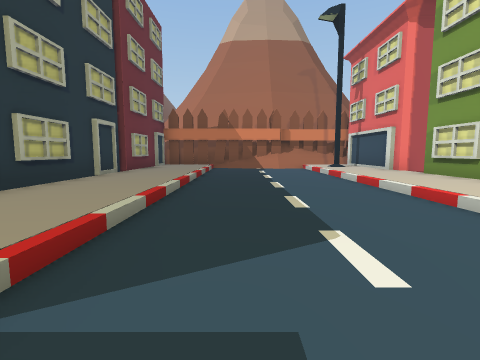
[1] (above)

17 first-person views from a walk through a Unity game level. The camera is 1.4 m above the floor, tilts 6° down and sees 85° across. The floor is counted in squares, 2 m on a side. Each view is taken from the middle of a square. On the plan, view 1 faces up. The plan holds only what a view shows up to about 9 squares ahead; the rest is blank. The place goes on beyond the plan. The player is left out.

[2]
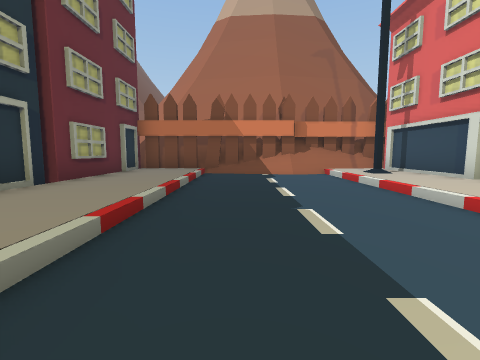

[3]
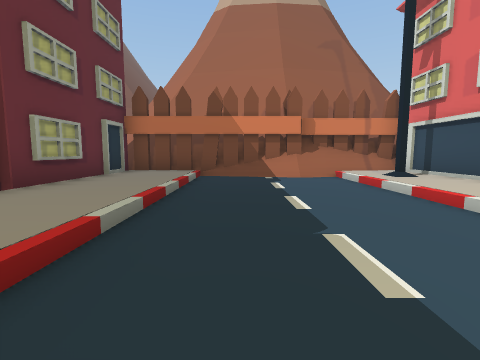

[4]
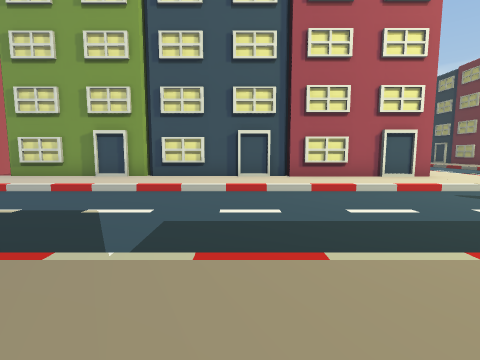

[5]
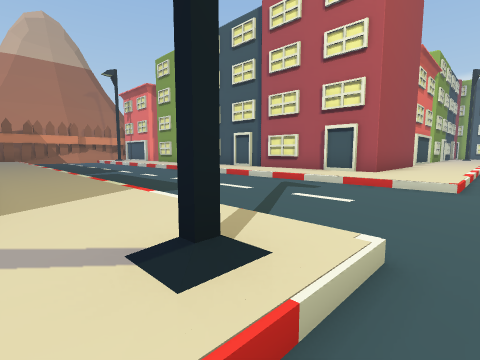

[6]
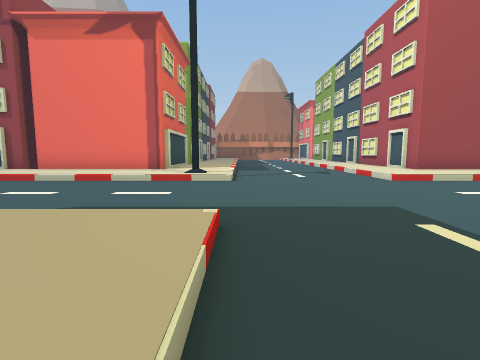

[7]
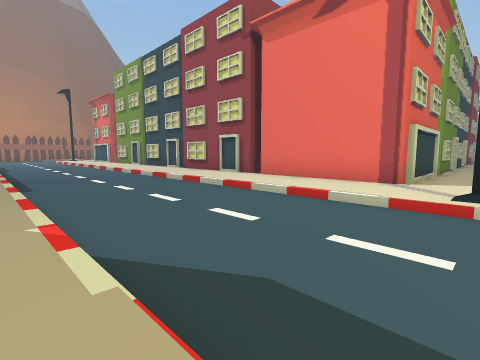

[8]
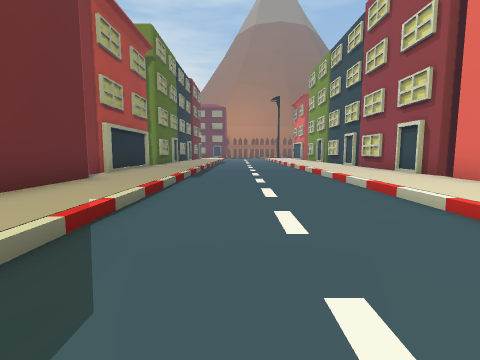

[9]
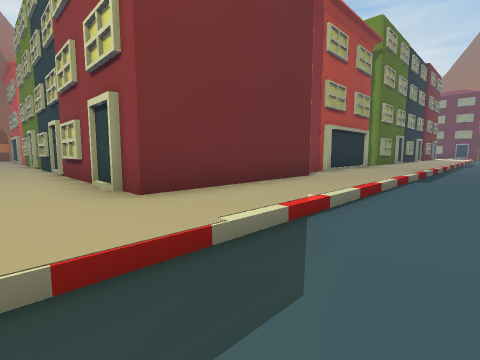

[10]
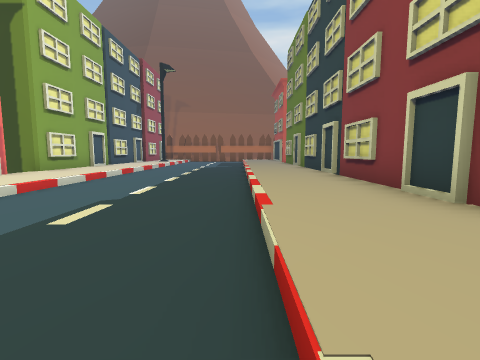

[11]
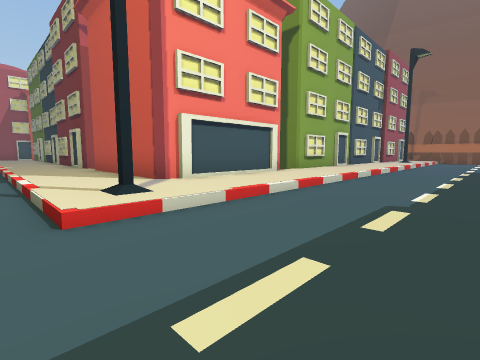

[12]
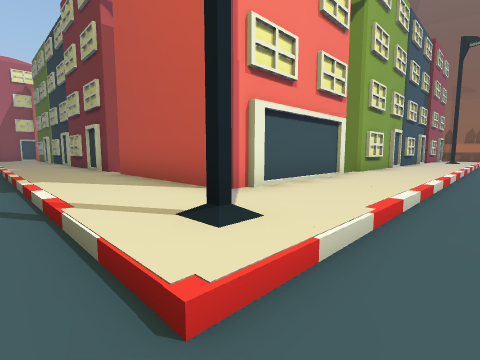

[13]
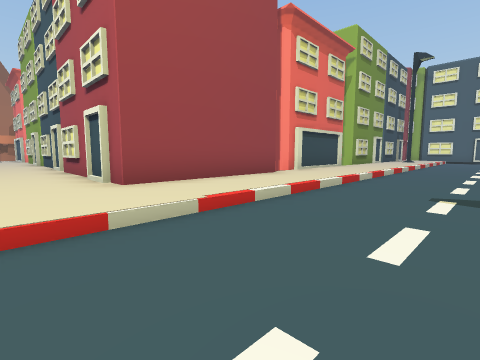

[14]
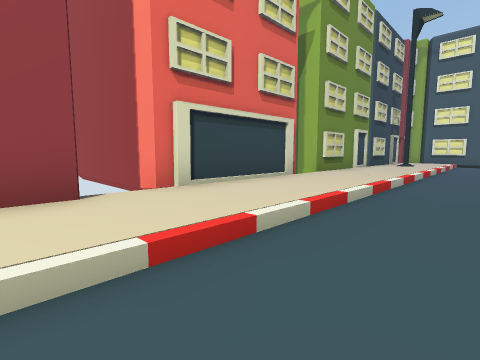

[15]
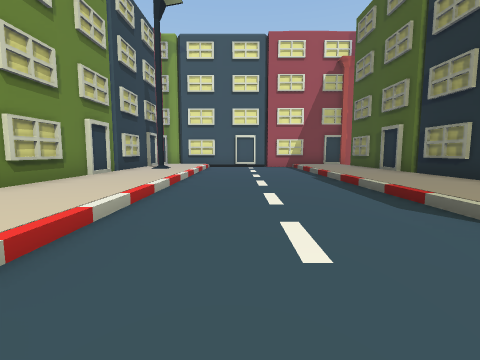

[16]
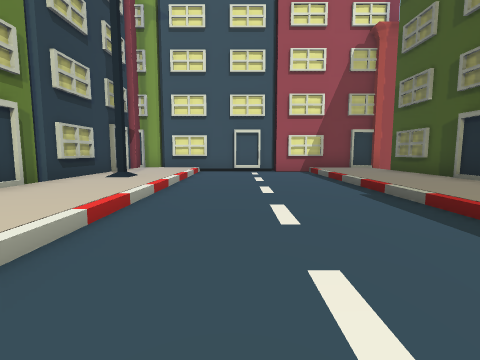

[17]
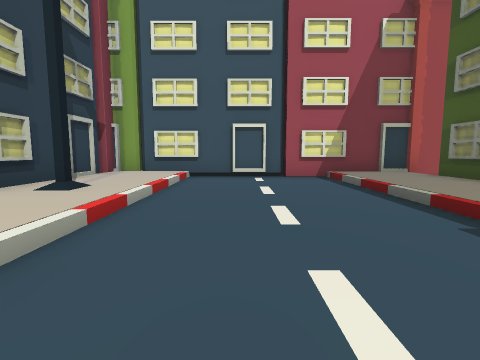

### Floor plan
Key: @ floor where view 1 was taken; # wall or solid block; . main floor; : floor 0.5 m higher than the main floor; / step, stairs or slope; B building; O other object.
Columns run from 12 left of view 1 to 24 right of it. Each row starts with its distance up from view 1.
 13         #####  ###
 12          ########B
 11         B::/.../:B
 10         B::/...//B
  9         B::/.../:B
  8         B::/.../:BB
  7         B::/.../:B
  6         B::/.../:B
  5         B::/.../:B
  4          ::/.../:B
  3          ::/.../:B
  2           :/.../:B
  1          ::/.../:B
  0         B::/@../:B
 -1         B::/.../:B    B
 -2         B::/.../:B    B             B
 -3         B::/.../:B    B             B
 -4     B   B::/.../:B    B             B
 -5  BBBBBBBB::/.../:BBBBBBBBBBBBBBBBBBBB
 -6  ::::::::::/.../::::::::::::::::::::B
 -7  :::::::::#/.../::::::::::::::::::::B
 -8  ...................................B
 -9 ....................................B
-10 ....................................B
-11 ....................................B
-12 :::::::::::/.../#:::::::::::::::::::B
-13 :::::BBBB::/.../:::::::::: :::::::::B
-14 BBBBB   B::/.../:BBBBBBBBB  BBBBBBBBB
-15         B::/.../:B                 B
-16         B::/.../:B
-17         B::/.../:B
-18         B::/.../:B
-19         B::/.../:BB
-20         B::/.../:B
-21         B:  .../:B
-22         O:   ../:B

Positions as (right, up) in squares from view 1, and headings:
1: (0, 0), facing up
2: (0, 3), facing up
3: (0, 4), facing up
4: (-3, 0), facing right
5: (-3, -8), facing up-right
6: (-1, -14), facing up
7: (-2, -12), facing up-left
8: (-2, -10), facing left
9: (-2, -10), facing down-left
10: (-1, -11), facing down
11: (0, -11), facing down-right
12: (2, -11), facing down-right
13: (3, -10), facing up-right
14: (8, -9), facing up-right
15: (11, -9), facing right
16: (14, -9), facing right
17: (16, -9), facing right
